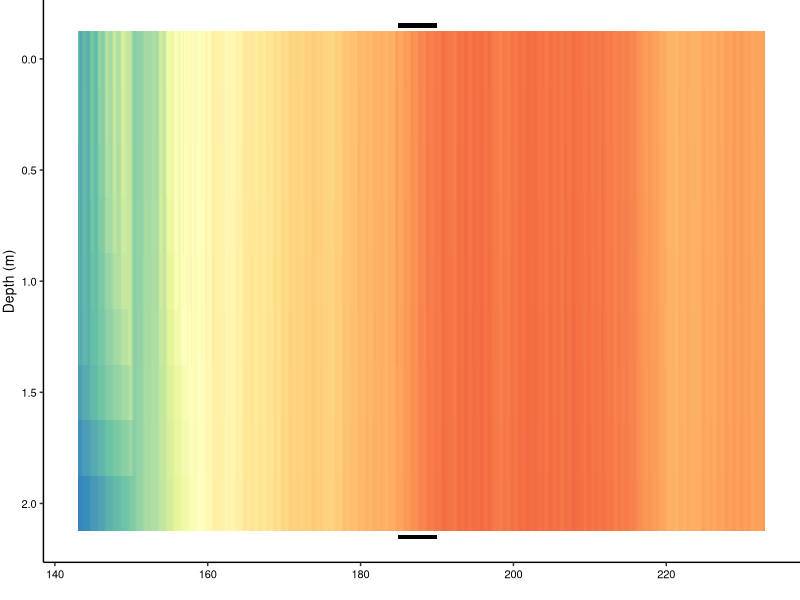
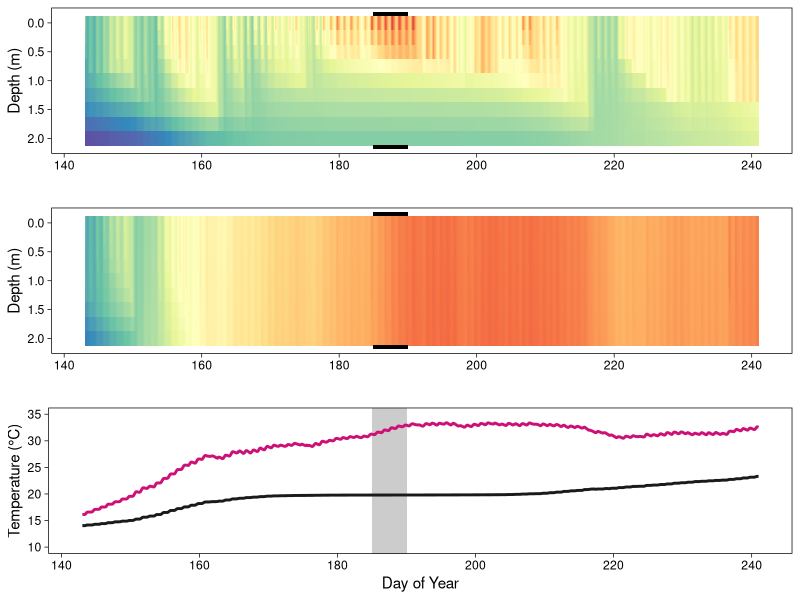

Source code (R) for these figures, in order:
library(tidyverse)
library(gridExtra)
library(cowplot)


# No macrophytes ----------------------------------------------------------------------
no.mac<-read.csv("model_out_NOMAC_NEW.csv")
# convert "variable" depths to numeric values and rename
no.mac_test<-no.mac %>% 
  dplyr::rename(depth_m=variable) %>% 
  mutate(depth_m=recode(depth_m, "0 m"=0, "0.25 m"=0.25, "0.5 m"=0.5, "0.75 m"=0.75, "1 m"=1, "1.25 m"=1.25, "1.5 m"=1.5, "2 m"=2))

## interpolate missing depths ----------------------------------------
library(reshape)
#doy_frac, depth_m, temp_c

### Grab variables we need
Bmid<- no.mac_test[c("doy_frac", "depth_m", "temp_c")]

### Melt so that cast will recognize the data frame
Bmelt_mid<- melt(Bmid, id=c("doy_frac", "depth_m"))

### Now cast so that we have columns of temp for each depth
Bcast_mid<- cast(Bmelt_mid, doy_frac~depth_m)

### create dataframe (definitely easier way to do this but it works)
Bcast_mid2<-data.frame(Bcast_mid)

### add whatever depths you want to (as the numeric value here)
Bcast_mid2$X1.75<- 0

### calculate however you need to
Bcast_mid2$X1.75<- rowMeans(Bcast_mid2[c("X1.5","X2")],)

### now remelt to long format
no_mac_inter_final<- melt(Bcast_mid2, id=c("doy_frac"))

### I lost your column names, Grab just the numbers from this character
no_mac_inter_final$depth_m <- substr(no_mac_inter_final$variable, 2, 9)

### And convert to numeric
no_mac_inter_final$depth_m <- as.numeric(no_mac_inter_final$depth_m)
no_mac_inter_final$temp_c<- as.numeric(no_mac_inter_final$value)
# no_mac_inter_final

# Model results from field data--------------------------------------------------------------------------
nat.mac<-read.csv("model_out_F19_NEW.csv")

nat.mac_test<-nat.mac %>% 
  dplyr::rename(depth_m=variable) %>% 
  mutate(depth_m=recode(depth_m, "0 m"=0, "0.25 m"=0.25, "0.5 m"=0.5, "0.75 m"=0.75, "1 m"=1, "1.25 m"=1.25, "1.5 m"=1.5, "2 m"=2))

## interpolate missing values--------------------------------------------------
library(reshape)
### Grab variables we need
Bdeep2<- nat.mac_test[c("doy_frac", "depth_m", "temp_c")]

### Melt so that cast will recognize the data frame
Bmelt_deep2<- melt(Bdeep2, id=c("doy_frac", "depth_m"))

### Now cast so that we have columns of temp for each depth
Bcast_deep2<- cast(Bmelt_deep2, doy_frac~depth_m)

### create dataframe (definitely easier way to do this but it works)
Bcast_deep3<-data.frame(Bcast_deep2)

### add whatever depths you want to (as the numeric value here)
Bcast_deep3$X1.75<- 0

### calculate however you need to
Bcast_deep3$X1.75<- rowMeans(Bcast_deep3[c("X1.5","X2")],)

### now remelt to long format
nat_mac_inter_final<- melt(Bcast_deep3, id=c("doy_frac"))

### I lost your column names, Grab just the numbers from this character
nat_mac_inter_final$depth_m <- substr(nat_mac_inter_final$variable, 2, 9)

### And convert to numeric
nat_mac_inter_final$depth_m <- as.numeric(nat_mac_inter_final$depth_m)
nat_mac_inter_final$temp_c<- as.numeric(nat_mac_inter_final$value)
#nat_mac_inter_final

## bottom water only --------------------------------------------
no.mac.2<-no.mac %>% 
  filter(variable=="2 m")
no.mac.2$group<-"No Macrophytes"
no.mac.2<-no.mac.2 %>% 
  select(group,doy_frac,temp_c)

nat.mac.2<-nat.mac %>% 
  filter(variable=="2 m")
nat.mac.2$group<-"Macrophytes"
nat.mac.2<-nat.mac.2 %>% 
  select(group,doy_frac,temp_c)


# BIND TOGETHER ------------------------------------------------------------------------------------------------
mac<-rbind(no.mac.2, nat.mac.2)


# plot of bottom water temperature ------------------------------------------------------------------------------
bottom_temp<-
ggplot(data=mac, aes(x=doy_frac, y=temp_c, group=group))+
  geom_rect(aes(xmin=185, xmax=190, ymin=-Inf, ymax=Inf), color=NA, fill="grey80")+
  geom_line(aes(col=group), size=1)+
  scale_color_manual(values=c("grey10","deeppink3"))+
  xlim(143,241)+ylim(10, 35)+
  theme_linedraw()  + theme(panel.grid.major=element_blank(), panel.grid.minor=element_blank())+
  ylab("Temperature (°C)")+xlab("Day of Year")+theme(legend.position="none")

tapply(mac$temp_c, mac$group, mean)
tapply(mac$temp_c, mac$group, max)

### HEATMAPS

# no macrophytes heatmap
ggplot(no_mac_inter_final, aes(doy_frac, depth_m, fill= temp_c)) + 
  geom_tile()+ylim(c(2.15,-0.15))+
  geom_segment(aes(x = 185, y = -0.15, xend = 190, yend = -0.15), size=1.2, col="black")+
  geom_segment(aes(x = 185, y = 2.15, xend = 190, yend = 2.15), size=1.2, col="black")+
  xlim(143,233)+
  scale_fill_gradientn(colours = rev(RColorBrewer::brewer.pal(11, 'Spectral')),name="Temperature (C)",
                       limits=c(14,38),)+
  theme_classic()+theme(plot.margin=margin(t=0,r=0, b=0, l=2, unit="pt"))+
  xlab(" ") + ylab("Depth (m)")+theme(axis.text=element_text(color="black",size=8),legend.position="none",axis.title=element_text(size=10))
no_mac_heat<-
ggplot(no_mac_inter_final, aes((doy_frac), depth_m)) +
  geom_tile(aes(fill = as.numeric(temp_c))) +
  scale_fill_gradientn(limits = c(14,38),
                       colours = rev(RColorBrewer::brewer.pal(11, 'Spectral')))+
  theme_linedraw()  + theme(panel.grid.major=element_blank(), panel.grid.minor=element_blank())+
  geom_segment(aes(x = 185, y = -0.15, xend = 190, yend = -0.15), size=1.2, col="black")+
  geom_segment(aes(x = 185, y = 2.15, xend = 190, yend = 2.15), size=1.2, col="black")+
  xlab(' ') + 
  ylab('Depth (m)') + theme(legend.position="top")+
  labs(fill = 'Temperature (C)')+  scale_y_reverse() 

no_mac_heat_final<-
  ggplot(no_mac_inter_final, aes((doy_frac), depth_m)) +
  geom_tile(aes(fill = as.numeric(temp_c))) +
  scale_fill_gradientn(limits = c(14,38),
                       colours = rev(RColorBrewer::brewer.pal(11, 'Spectral')))+
  theme_linedraw()  + theme(panel.grid.major=element_blank(), panel.grid.minor=element_blank())+
  geom_segment(aes(x = 185, y = -0.15, xend = 190, yend = -0.15), size=1.2, col="black")+
  geom_segment(aes(x = 185, y = 2.15, xend = 190, yend = 2.15), size=1.2, col="black")+
  xlab(' ') + 
  ylab('Depth (m)') + theme(legend.position="none")+
  labs(fill = 'Temperature (C)')+  scale_y_reverse() 

legend_heat<-get_legend(no_mac_heat)


# model results from field data heatmap
nat_mac_heat<-
ggplot(nat_mac_inter_final, aes((doy_frac), depth_m)) +
  geom_tile(aes(fill = as.numeric(temp_c))) +
  scale_fill_gradientn(limits = c(14,38),
                       colours = rev(RColorBrewer::brewer.pal(11, 'Spectral')))+
  theme_linedraw()  + theme(panel.grid.major=element_blank(), panel.grid.minor=element_blank())+
  geom_segment(aes(x = 185, y = -0.15, xend = 190, yend = -0.15), size=1.2, col="black")+
  geom_segment(aes(x = 185, y = 2.15, xend = 190, yend = 2.15), size=1.2, col="black")+
  xlab(' ') + 
  ylab('Depth (m)') + theme(legend.position="none")+
  labs(fill = 'Temperature (C)')+  scale_y_reverse() 

full_mac_sim<-
  grid.arrange(nat_mac_heat, no_mac_heat_final, bottom_temp, nrow=3)
ggsave("mac_simulation_NEW.png", full_mac_sim, width=6, height=10, unit="in", dpi=300)
